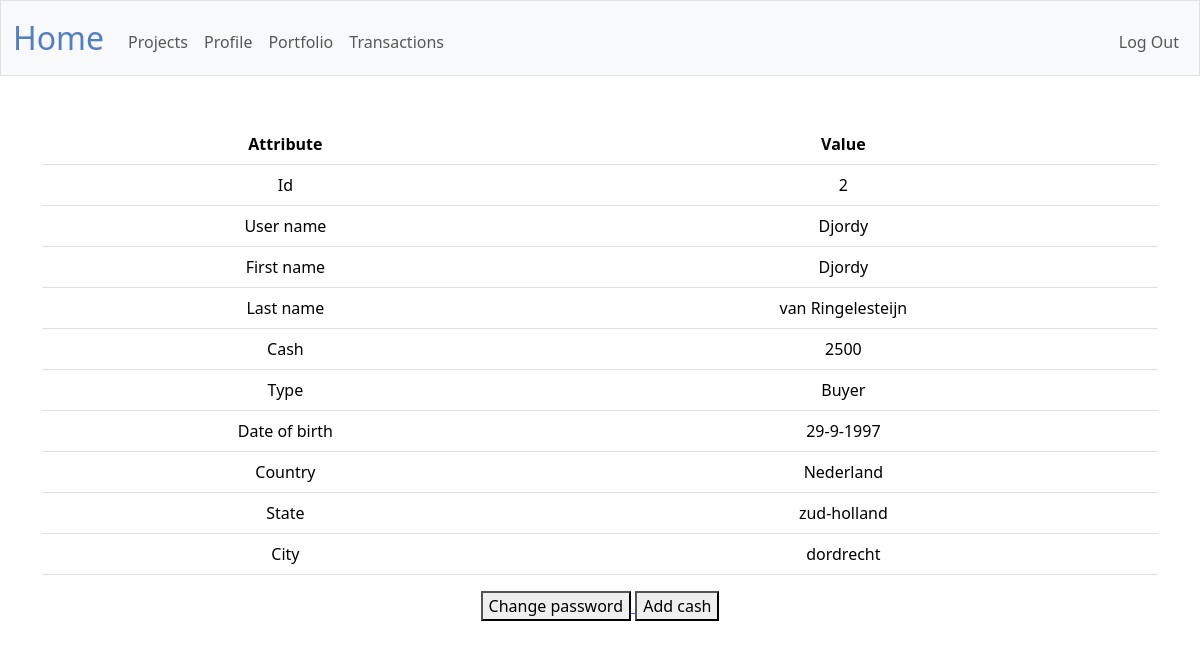
Screenshot of /profile (signed in) with the database file from the repository.
### tables this page shows
CREATE TABLE users (
id INTEGER PRIMARY KEY AUTOINCREMENT NOT NULL,
username TEXT NOT NULL,
hash TEXT NOT NULL,
cash NUMERIC NOT NULL DEFAULT 0,
type TEXT NOT NULL,
date_of_birth DATE NOT NULL,
first_name TEXT NOT NULL,
last_name TEXT NOT NULL,
country TEXT NOT NULL,
state TEXT NOT NULL,
city TEXT NOT NULL
);

### app.py (the view)
@app.route("/profile", methods=["GET", "POST"])
@login_required
def profile():
    id = session["user_id"]
    xtype = db.execute(
        "SELECT * FROM users WHERE id = ?", id
    )[0]['type']
    person_info = db.execute("SELECT * FROM users WHERE id = ?", id)
    return render_template("profile.html", person_info=person_info, type=xtype)

### app.py (called while the page is built)
@app.after_request
def after_request(response):
    response.headers["Cache-Control"] = "no-cache, no-store, must-revalidate"
    response.headers["Expires"] = 0
    response.headers["Pragma"] = "no-cache"
    return response

### helpers.py (called while the page is built)
def login_required(f):
    @wraps(f)
    def decorated_function(*args, **kwargs):
        if session.get("user_id") is None:
            return redirect("/login")
        return f(*args, **kwargs)
    return decorated_function

### templates/profile.html (shortened to what this page needs)
{% extends "layout.html" %}
{% block main %}
    <table class="table">
        <thead>
            <tr>
                <th>Attribute</th>
                <th>Value</th>
            </tr>
        </thead>
        <tbody>
            {% for info in person_info %}
                <tr>
                    <td>Id</td>
                    <td>{{ info.id }}</td>
                </tr>
                <tr>
                    <td>User name</td>
                    <td>{{ info.username }}</td>
                </tr>
                <tr>
                    <td>First name</td>
                    <td>{{ info.first_name }}</td>
                </tr>
                <tr>
                    <td>Last name</td>
                    <td>{{ info.last_name }}</td>
                </tr>
                <tr>
                    <td>Cash</td>
                    <td>{{ info.cash}}</td>
                </tr>
                <tr>
                    <td>Type</td>
                    <td>{{ info.type }}</td>
                </tr>
                <tr>
                    <td>Date of birth</td>
                    <td>{{ info.date_of_birth }}</td>
                </tr>
                <tr>
                    <td>Country</td>
                    <td>{{ info.country }}</td>
                </tr>
                <tr>
                    <td>State</td>
                    <td>{{ info.state }}</td>
                </tr>
                <tr>
                    <td>City</td>
                    <td>{{ info.city }}</td>
                </tr>
            {% endfor %}
        </tbody>
    </table>
    <a href="/password">
        <button type="submit">Change password</button>
    </a>
    <a href="/cash">
        <button type="submit">Add cash</button>
    </a>
{% endblock %}

### rows the page displays
users: id "2", username "Djordy", first_name "Djordy", last_name "van Ringelesteijn", cash "2500", type "Buyer", date_of_birth "29-9-1997", country "Nederland", state "zud-holland", city "dordrecht"
